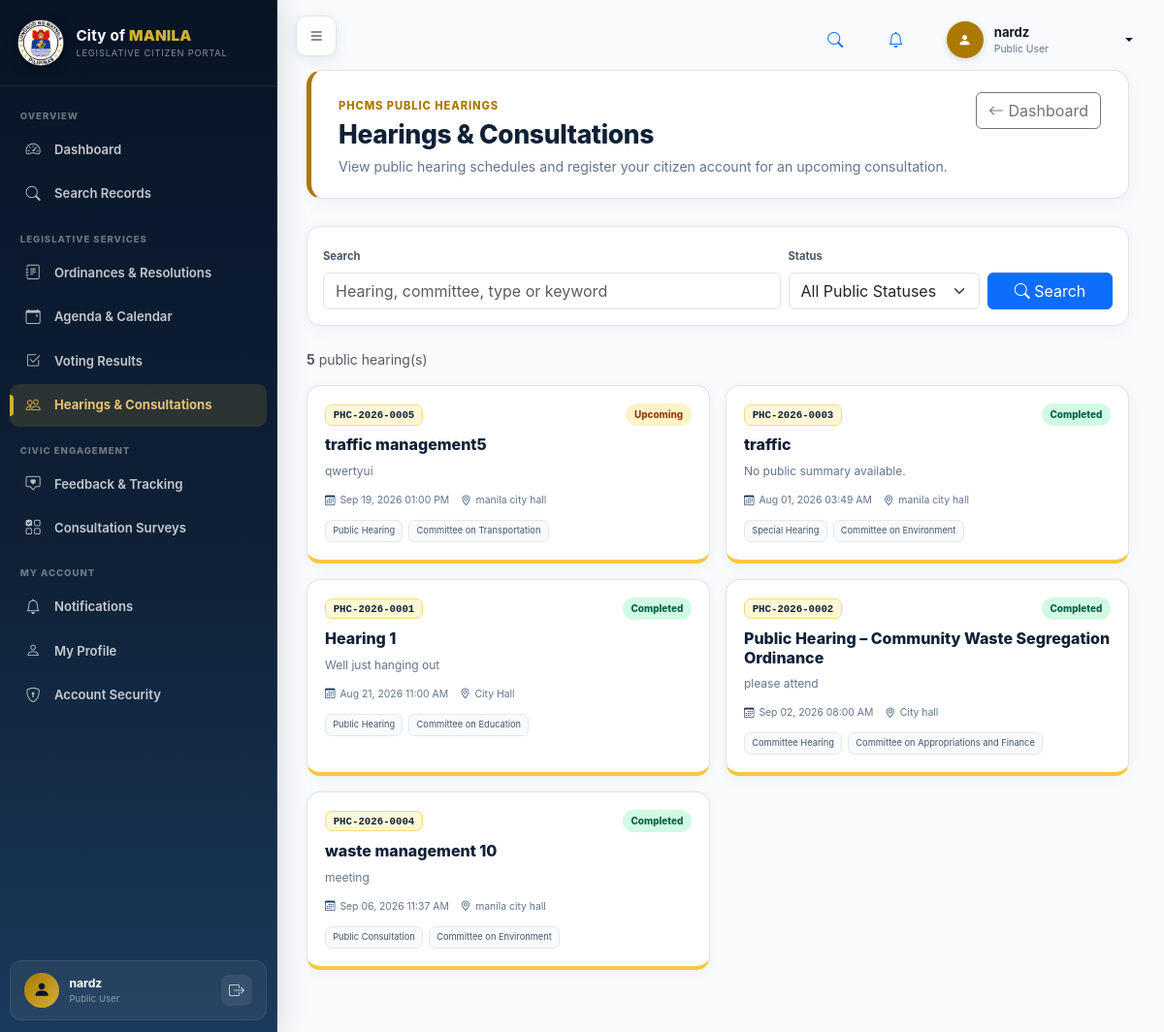
The app's page /citizen_portal/modules/hearings/index.php (signed in) with its own data.
### tables this page shows
CREATE TABLE `users` (
  `id` int(11) NOT NULL,
  `username` varchar(100) DEFAULT NULL,
  `full_name` varchar(150) NOT NULL,
  `email` varchar(150) NOT NULL,
  `phone` varchar(50) DEFAULT NULL,
  `password` varchar(255) NOT NULL,
  `role_id` int(11) NOT NULL,
  `office_id` int(11) DEFAULT NULL,
  `department_id` int(11) DEFAULT NULL,
  `status` varchar(50) DEFAULT 'Active',
  `created_at` timestamp NOT NULL DEFAULT current_timestamp(),
  `last_login_at` datetime DEFAULT NULL,
  `updated_at` timestamp NOT NULL DEFAULT current_timestamp() ON UPDATE current_timestamp(),
  `deleted_at` datetime DEFAULT NULL
);

CREATE TABLE `roles` (
  `id` int(11) NOT NULL,
  `name` varchar(100) NOT NULL,
  `created_at` timestamp NOT NULL DEFAULT current_timestamp()
);

CREATE TABLE `hearings` (
  `id` int(11) NOT NULL,
  `legislative_item_id` int(11) DEFAULT NULL,
  `reference_number` varchar(100) DEFAULT NULL,
  `title` varchar(255) NOT NULL,
  `hearing_type_id` int(11) DEFAULT NULL,
  `committee_id` int(11) DEFAULT NULL,
  `venue` varchar(255) DEFAULT NULL,
  `hearing_date` date NOT NULL,
  `end_date` date DEFAULT NULL,
  `hearing_time` time NOT NULL,
  `end_time` time DEFAULT NULL,
  `status` varchar(50) NOT NULL DEFAULT 'Upcoming',
  `description` text DEFAULT NULL,
  `created_at` timestamp NOT NULL DEFAULT current_timestamp(),
  `registration_deadline` datetime DEFAULT NULL,
  `maximum_participants` int(11) DEFAULT NULL,
  `meeting_link` varchar(500) DEFAULT NULL,
  `visibility` varchar(30) DEFAULT 'Public',
  `created_by` int(11) DEFAULT NULL,
  `updated_at` timestamp NOT NULL DEFAULT current_timestamp() ON UPDATE current_timestamp(),
  `cancelled_at` datetime DEFAULT NULL,
  `cancellation_reason` text DEFAULT NULL
);

CREATE TABLE `hearing_types` (
  `id` int(11) NOT NULL,
  `name` varchar(100) NOT NULL
);

CREATE TABLE `committees` (
  `id` int(11) NOT NULL,
  `name` varchar(150) NOT NULL,
  `description` text DEFAULT NULL,
  `created_at` timestamp NOT NULL DEFAULT current_timestamp(),
  `office_id` int(11) DEFAULT NULL,
  `status` varchar(30) DEFAULT 'Active',
  `updated_at` timestamp NOT NULL DEFAULT current_timestamp() ON UPDATE current_timestamp()
);

### citizen_portal/includes/functions.php (called while the page is built, shortened)
<?php
function e(?string $value): string
{
    return htmlspecialchars($value??'',ENT_QUOTES,'UTF-8');
}
function clean(?string $value): string
{
    return trim(strip_tags($value??''));
}
function appUrl(string $path=''): string
{
    return rtrim(APP_URL,'/').'/'.ltrim($path,'/');
}
function formatDate(?string $date,string $format='M d, Y'): string
{
    $time=strtotime($date);
    return $time?date($format,$time):'—';
}

### citizen_portal/includes/auth.php (called while the page is built, shortened)
<?php
require_once __DIR__.'/../config/database.php';
require_once __DIR__.'/functions.php';
function isLoggedIn(): bool
{
    return !empty($_SESSION['citizen_user_id']);
}
function currentUserId(): int
{
    return (int)($_SESSION['citizen_user_id']??0);
}
function currentUser(): ?array
{
    return [
        'id'=>currentUserId(),
        'full_name'=>(string)($_SESSION['citizen_full_name']??''),
        'email'=>(string)($_SESSION['citizen_email']??''),
        'role_name'=>(string)($_SESSION['citizen_role_name']??''),
    ];
}
function portalAccountRow(int $userId): ?array
{
    try{
        $q=db()->prepare(
            'SELECT u.id,u.username,u.full_name,u.email,u.phone,
                    u.password,u.status,u.deleted_at,
                    r.name role_name
             FROM users u
             JOIN roles r ON r.id=u.role_id
             WHERE u.id=:user
             LIMIT 1'
        );
        $q->execute([':user'=>$userId]);
        $row=$q->fetch();
        return $row?:null;
    }catch(Throwable $e){
        error_log('[Citizen Portal account row] '.$e->getMessage());
        return null;
    }
}
function requireLogin(): void
{
    $userId=currentUserId();
    $account=portalAccountRow($userId);
}

### citizen_portal/config/database.php (called while the page is built, shortened)
<?php
final class Database
{
    private static ?PDO $instance=null;
    public static function getInstance(): PDO
    {
        if(self::$instance===null){
            $dsn='mysql:host='.DB_HOST.';dbname='.DB_NAME.';charset='.DB_CHARSET;
            self::$instance=new PDO($dsn,DB_USER,DB_PASS,[
                PDO::ATTR_ERRMODE=>PDO::ERRMODE_EXCEPTION,
                PDO::ATTR_DEFAULT_FETCH_MODE=>PDO::FETCH_ASSOC,
                PDO::ATTR_EMULATE_PREPARES=>false,
            ]);
        }
        return self::$instance;
    }
}
function db(): PDO
{
    return Database::getInstance();
}

### citizen_portal/includes/public_data.php (called while the page is built, shortened)
<?php
require_once __DIR__.'/auth.php';
function publicModulePagination(int $total,int $page,int $perPage=12): array
{
    $perPage=max(1,min(50,$perPage));
    $pages=max(1,(int)ceil(max(0,$total)/$perPage));
    $page=max(1,min($pages,$page));
    return [
        'total'=>$total,
        'page'=>$page,
        'perPage'=>$perPage,
        'pages'=>$pages,
        'offset'=>($page-1)*$perPage,
    ];
}
function portalStatusClass(string $status): string
{
    $s=strtolower(trim($status));
    if(in_array($s,[
        'published','finalized','archived','completed','approved',
        'enacted','passed','adopted','confirmed','valid','certified'
    ],true))return 'good';
    if(in_array($s,[
        'in progress','ongoing','upcoming','scheduled','under review'
    ],true))return 'warn';
    return 'neutral';
}
function portalExcerpt(?string $text,int $length=180): string
{
    $text=trim(strip_tags((string)$text));
    if($text==='')return 'No public summary available.';
    if(mb_strlen($text)<=$length)return $text;
    return rtrim(mb_substr($text,0,$length-1)).'…';
}

### citizen_portal/modules/hearings/index.php (the view, shortened to what this page needs)
<?php
require_once __DIR__.'/../../includes/citizen_services.php';
requireLogin();
$pdo=db();
$activeMenu='hearings';
$extraCss=[appUrl('assets/css/public-modules.css')];
$search=clean($_GET['search']??'');
$page=max(1,(int)($_GET['page']??1));
$where=[
    'h.visibility="Public"',
    'h.status IN ("Upcoming","Ongoing","Completed")'
];
$params=[];
$whereSql='WHERE '.implode(' AND ',$where);
$c=$pdo->prepare(
    'SELECT COUNT(*)
     FROM hearings h
     LEFT JOIN hearing_types ht ON ht.id=h.hearing_type_id
     LEFT JOIN committees c ON c.id=h.committee_id
     '.$whereSql
);
$c->execute($params);
$total=(int)$c->fetchColumn();
$pg=publicModulePagination($total,$page,12);
$q=$pdo->prepare(
    'SELECT
        h.id,h.reference_number,h.title,h.description,h.venue,
        h.hearing_date,h.end_date,h.hearing_time,h.end_time,h.status,
        h.registration_deadline,h.maximum_participants,h.meeting_link,
        ht.name hearing_type,c.name committee_name,
        (SELECT COUNT(*) FROM registrations r
         WHERE r.hearing_id=h.id
           AND r.registration_status IN ("Pending","Approved")) registration_count
     FROM hearings h
     LEFT JOIN hearing_types ht ON ht.id=h.hearing_type_id
     LEFT JOIN committees c ON c.id=h.committee_id
     '.$whereSql.'
     ORDER BY
       CASE h.status WHEN "Ongoing" THEN 1 WHEN "Upcoming" THEN 2 ELSE 3 END,
       h.hearing_date ASC,h.hearing_time ASC,h.id DESC
     LIMIT '.$pg['perPage'].' OFFSET '.$pg['offset']
);
$q->execute($params);
$rows=$q->fetchAll();
include __DIR__.'/../../layouts/header.php';
?>
<div class="app-shell">
<?php include __DIR__.'/../../layouts/sidebar.php'; ?>
<main class="main-content">
<div class="page-head">
<div>
<span class="eyebrow">PHCMS PUBLIC HEARINGS</span>
<h1>Hearings & Consultations</h1>
<p>View public hearing schedules and register your citizen account for an upcoming consultation.</p>
</div>
<a class="btn btn-outline-secondary" href="<?= e(appUrl('dashboard.php')) ?>"><i class="bi bi-arrow-left"></i> Dashboard</a>
</div>
<div class="public-filter-card mb-4">
<form class="row g-2 align-items-end">
<div class="col-lg-7"><label class="form-label">Search</label><input class="form-control" name="search" value="<?= e($search) ?>" placeholder="Hearing, committee, type or keyword"></div>
<div class="col-lg-3"><label class="form-label">Status</label><select class="form-select" name="status"><option value="">All Public Statuses</option></select></div>
<div class="col-lg-2"><button class="btn btn-primary w-100"><i class="bi bi-search"></i> Search</button></div>
</form>
</div>
<div class="small text-muted mb-3"><strong><?= $total ?></strong> public hearing(s)</div>
<div class="row g-3">
<?php foreach($rows as $h):
?>
<div class="col-lg-6">
<a class="public-record-card" href="<?= e(appUrl('modules/hearings/view.php?id='.(int)$h['id'])) ?>">
<div class="public-record-top">
<span class="public-code"><?= e($h['reference_number']?:'HEARING-'.$h['id']) ?></span>
<span class="public-status <?= e(portalStatusClass($h['status'])) ?>"><?= e($h['status']) ?></span>
</div>
<h2><?= e($h['title']) ?></h2>
<p><?= e(portalExcerpt($h['description'])) ?></p>
<div class="public-meta">
<span><i class="bi bi-calendar3"></i><?= formatDate($h['hearing_date']) ?> <?= e(date('h:i A',strtotime($h['hearing_time']))) ?></span>
<span><i class="bi bi-geo-alt"></i><?= e($h['venue']?:'To be announced') ?></span>
</div>
<div class="public-tags">
<?php if($h['hearing_type']): ?><span><?= e($h['hearing_type']) ?></span><?php endif; ?>
<?php if($h['committee_name']): ?><span><?= e($h['committee_name']) ?></span><?php endif; ?>
</div>
</a>
</div>
<?php endforeach; ?>
</div>
</main>
</div>
<?php include __DIR__.'/../../layouts/footer.php'; ?>

### citizen_portal/layouts/header.php (shortened to what this page needs)
<?php
$user = currentUser();
?>
<!doctype html>
<html lang="en">
<head>
<link rel="stylesheet" href="https://cdn.jsdelivr.net/npm/bootstrap@5.3.3/dist/css/bootstrap.min.css">
<link rel="stylesheet" href="https://cdn.jsdelivr.net/npm/bootstrap-icons@1.11.3/font/bootstrap-icons.css">
<link rel="stylesheet" href="<?= e(appUrl('assets/css/style.css?v=' . time())) ?>">
<link rel="stylesheet" href="<?= e(appUrl('assets/css/orlms-shell.css?v=' . time())) ?>">
<?php if(!empty($extraCss)): foreach($extraCss as $css): ?>
<link rel="stylesheet" href="<?= e($css) ?>">
<?php endforeach; endif; ?>
</head>
<body>
<header class="orlms-topbar">
    <button class="orlms-menu-button" id="sidebarToggle" type="button" aria-label="Toggle Sidebar">
        <i class="bi bi-list"></i>
    </button>
    <div class="orlms-topbar-actions">
        <a class="orlms-topbar-icon" href="<?= e(appUrl('pages/search.php')) ?>" title="Search Public Records">
            <i class="bi bi-search"></i>
        </a>
        <a class="orlms-topbar-icon" href="<?= e(appUrl('pages/notifications.php')) ?>" title="Notifications">
            <i class="bi bi-bell"></i>
        </a>
        <div class="dropdown">
            <button class="orlms-user-button dropdown-toggle" type="button" data-bs-toggle="dropdown" aria-expanded="false">
                <span class="orlms-avatar"><i class="bi bi-person-fill"></i></span>
                <div class="orlms-user-copy">
                    <strong><?= e($user['full_name'] ?? 'Citizen User') ?></strong>
                    <small><?= e($user['role_name'] ?? 'Public Citizen') ?></small>
                </div>
            </button>
        </div>
    </div>
</header>

### citizen_portal/layouts/sidebar.php (shortened to what this page needs)
<?php
$activeMenu = $activeMenu ?? 'dashboard';
$user = currentUser();
$navGroups = [
    'Overview' => [
        ['dashboard', 'Dashboard', 'bi-speedometer2', 'dashboard.php'],
        ['search', 'Search Records', 'bi-search', 'pages/search.php'],
    ],
    'Legislative Services' => [
        ['ordinances', 'Ordinances & Resolutions', 'bi-journal-text', 'modules/ordinances/index.php'],
        ['calendar', 'Agenda & Calendar', 'bi-calendar-event', 'modules/calendar/index.php'],
        ['voting', 'Voting Results', 'bi-check2-square', 'modules/voting/index.php'],
        ['hearings', 'Hearings & Consultations', 'bi-people', 'modules/hearings/index.php'],
    ],
    'Civic Engagement' => [
        ['engagement', 'Feedback & Tracking', 'bi-chat-square-heart', 'modules/engagement/index.php'],
        ['surveys', 'Consultation Surveys', 'bi-ui-checks-grid', 'modules/surveys/index.php'],
    ],
    'My Account' => [
        ['notifications', 'Notifications', 'bi-bell', 'pages/notifications.php'],
        ['profile', 'My Profile', 'bi-person', 'pages/profile.php'],
        ['security', 'Account Security', 'bi-shield-lock', 'pages/account_security.php'],
    ],
];
?>
<aside class="sidebar orlms-sidebar" id="sidebar">
    <div class="sidebar-brand">
        <img src="<?= e(appUrl('assets/images/manila.png')) ?>" alt="City of Manila Seal" class="sidebar-logo">
        <div class="sidebar-brand-text">
            <strong>City of <b>MANILA</b></strong>
            <small>Legislative Citizen Portal</small>
        </div>
    </div>
    <nav class="sidebar-nav">
        <?php foreach ($navGroups as $groupLabel => $items): ?>
            <div class="sidebar-section-heading"><?= e($groupLabel) ?></div>
            <?php foreach ($items as [$key, $label, $icon, $url]): ?>
                <a class="sidebar-link <?= $activeMenu === $key ? 'active' : '' ?>" href="<?= e(appUrl($url)) ?>" title="<?= e($label) ?>">
                    <i class="bi <?= e($icon) ?>"></i>
                    <span><?= e($label) ?></span>
                    <?php if ($activeMenu === $key): ?><b class="active-indicator"></b><?php endif; ?>
                </a>
            <?php endforeach; ?>
        <?php endforeach; ?>
    </nav>
    <div class="sidebar-user-footer">
        <div class="user-avatar-circle">
            <i class="bi bi-person-fill"></i>
        </div>
        <div class="user-info-text">
            <strong><?= e($user['full_name'] ?? 'Citizen User') ?></strong>
            <small><?= e($user['role_name'] ?? 'Public Citizen') ?></small>
        </div>
        <form method="post" action="<?= e(appUrl('logout.php')) ?>" class="m-0 ms-auto">
            <button type="submit" class="btn-sidebar-logout" title="Sign Out">
                <i class="bi bi-box-arrow-right"></i>
            </button>
        </form>
    </div>
</aside>

### records on screen
users: full_name "nardz", role.name "Public User"
hearings: reference_number "PHC-2026-0005", status "Upcoming", title "traffic management5", description "qwertyui", hearing_date "Sep 19, 2026", hearing_time "01:00 PM", venue "manila city hall", hearing_type.name "Public Hearing", committee.name "Committee on Transportation"
hearings: reference_number "PHC-2026-0003", status "Completed", title "traffic", description "No public summary available.", hearing_date "Aug 01, 2026", hearing_time "03:49 AM", venue "manila city hall", hearing_type.name "Special Hearing", committee.name "Committee on Environment"
hearings: reference_number "PHC-2026-0001", status "Completed", title "Hearing 1", description "Well just hanging out", hearing_date "Aug 21, 2026", hearing_time "11:00 AM", venue "City Hall", hearing_type.name "Public Hearing", committee.name "Committee on Education"
hearings: reference_number "PHC-2026-0002", status "Completed", title "Public Hearing – Community Waste Segregation Ordinance", description "please attend", hearing_date "Sep 02, 2026", hearing_time "08:00 AM", venue "City hall", hearing_type.name "Committee Hearing", committee.name "Committee on Appropriations and Finance"
hearings: reference_number "PHC-2026-0004", status "Completed", title "waste management 10", description "meeting", hearing_date "Sep 06, 2026", hearing_time "11:37 AM", venue "manila city hall", hearing_type.name "Public Consultation", committee.name "Committee on Environment"

### other values on screen
$groupLabel "OVERVIEW"
$label "Dashboard"
$label "Search Records"
$groupLabel "LEGISLATIVE SERVICES"
$label "Ordinances & Resolutions"
$label "Agenda & Calendar"
$label "Voting Results"
$label "Hearings & Consultations"
$groupLabel "CIVIC ENGAGEMENT"
$label "Feedback & Tracking"
$label "Consultation Surveys"
$groupLabel "MY ACCOUNT"
$label "Notifications"
$label "My Profile"
$label "Account Security"
